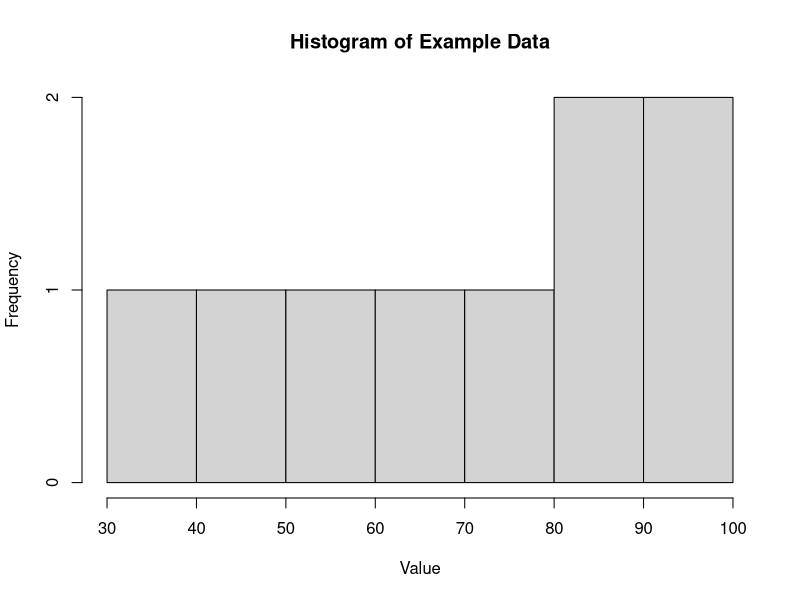

Reproduce this figure in R.
# Example dataset

data <- c(34, 45, 56, 67, 78, 89, 90, 91, 100)

# Calculate the mean

mean_value <- mean(data)

print(paste("Mean:", mean_value))

# Create a histogram

hist(data, main="Histogram of Example Data", xlab="Value", ylab="Frequency")